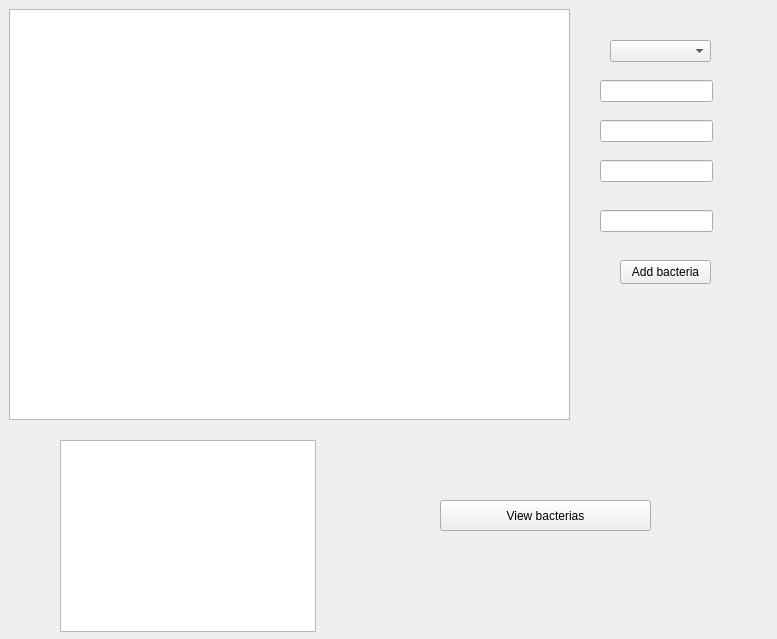
<?xml version="1.0" encoding="UTF-8"?>
<ui version="4.0">
 <class>window1</class>
 <widget class="QWidget" name="window1">
  <property name="geometry">
   <rect>
    <x>0</x>
    <y>0</y>
    <width>777</width>
    <height>639</height>
   </rect>
  </property>
  <property name="windowTitle">
   <string>window1</string>
  </property>
  <widget class="QTableView" name="tableView">
   <property name="geometry">
    <rect>
     <x>9</x>
     <y>9</y>
     <width>561</width>
     <height>411</height>
    </rect>
   </property>
  </widget>
  <widget class="QComboBox" name="comboBox">
   <property name="geometry">
    <rect>
     <x>610</x>
     <y>40</y>
     <width>101</width>
     <height>22</height>
    </rect>
   </property>
  </widget>
  <widget class="QLineEdit" name="lineEdit">
   <property name="geometry">
    <rect>
     <x>600</x>
     <y>80</y>
     <width>113</width>
     <height>22</height>
    </rect>
   </property>
  </widget>
  <widget class="QLineEdit" name="lineEdit_2">
   <property name="geometry">
    <rect>
     <x>600</x>
     <y>120</y>
     <width>113</width>
     <height>22</height>
    </rect>
   </property>
  </widget>
  <widget class="QLineEdit" name="lineEdit_3">
   <property name="geometry">
    <rect>
     <x>600</x>
     <y>160</y>
     <width>113</width>
     <height>22</height>
    </rect>
   </property>
  </widget>
  <widget class="QLineEdit" name="lineEdit_4">
   <property name="geometry">
    <rect>
     <x>600</x>
     <y>210</y>
     <width>113</width>
     <height>22</height>
    </rect>
   </property>
  </widget>
  <widget class="QPushButton" name="pushButton">
   <property name="geometry">
    <rect>
     <x>620</x>
     <y>260</y>
     <width>91</width>
     <height>24</height>
    </rect>
   </property>
   <property name="text">
    <string>Add bacteria</string>
   </property>
  </widget>
  <widget class="QListWidget" name="listWidget">
   <property name="geometry">
    <rect>
     <x>60</x>
     <y>440</y>
     <width>256</width>
     <height>192</height>
    </rect>
   </property>
  </widget>
  <widget class="QPushButton" name="pushButton_2">
   <property name="geometry">
    <rect>
     <x>440</x>
     <y>500</y>
     <width>211</width>
     <height>31</height>
    </rect>
   </property>
   <property name="text">
    <string>View bacterias</string>
   </property>
  </widget>
 </widget>
 <resources/>
 <connections/>
</ui>
